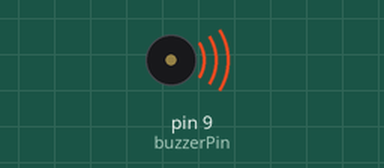
This sketch was run on a simulated Arduino Uno, built with avr-gcc and run on an emulated ATmega328P. Shown: buzzer (waves = sounding).

Above: at 1.9 s.
At 4.1 s:
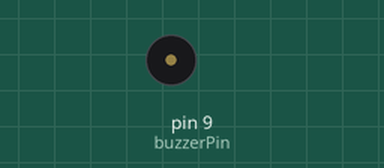
Timing chart, 0 to 5.7 s (numbered marks = the images above):
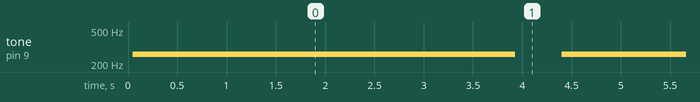

The sketch:

A_Bernstein_piezo_sketch.ino
```cpp
int buzzerPin = 9;

int frequency = 3830;
int duration = 1000;
int rest = 500;


void setup() {
  // put your setup code here, to run once:
   pinMode(buzzerPin, OUTPUT);


}

void loop() {
  // put your main code here, to run repeatedly:

  float elapsed_time = 0;

  while(elapsed_time < duration){
    digitalWrite(buzzerPin, HIGH);
    delayMicroseconds(frequency / 2);

    digitalWrite(buzzerPin, LOW);
    delayMicroseconds(frequency /2);

    elapsed_time = elapsed_time + 1;
  }

  delay(rest);
}
```

Measured:
- by itself, tone on pin 9 (buzzerPin): alternates 259 Hz for 3.9 s and silent for 0.47 s
